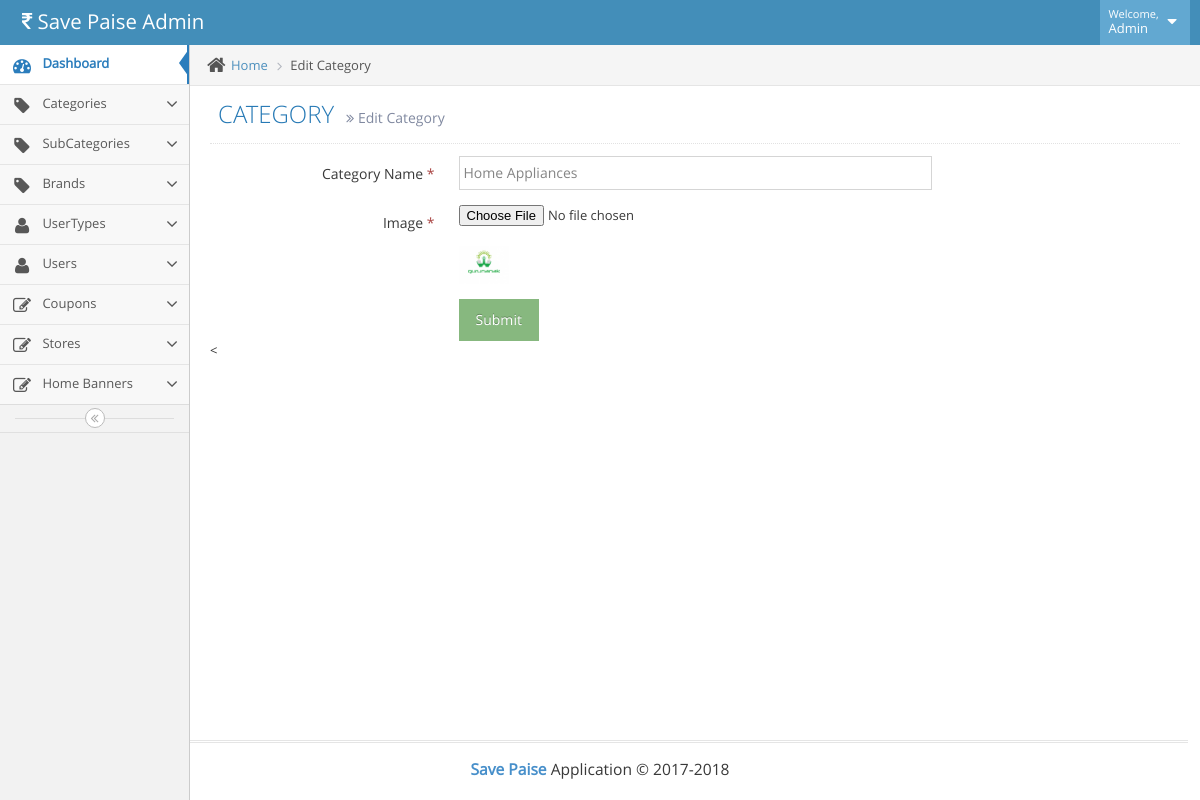
Page /admin/category_edit?catid=1 on the committed database.
### tables this page shows
CREATE TABLE `categories` (
  `cat_id` int(11) NOT NULL,
  `cat_name` varchar(50) NOT NULL,
  `image` varchar(250) NOT NULL,
  `status` int(11) NOT NULL,
  `show_in_search` tinyint(4) NOT NULL DEFAULT '1',
  `sorting` int(11) NOT NULL,
  `show_in_header` int(11) NOT NULL,
  `created_by` int(11) NOT NULL,
  `created_date` datetime NOT NULL,
  `updated_by` int(11) NOT NULL,
  `updated_date` datetime NOT NULL
);

### application/controllers/Admin.php (called while the page is built, shortened)
<?php
class Admin extends CI_Controller {
    function __construct() {
        $this->load->library('form_validation', 'email');
        $this->load->helper('url', 'form', 'html');
        $this->load->library('pagination');
        $this->load->database();
        $this->load->model('addusers_model');
        $this->load->model('category_model');
        $this->load->model('subcategory_model');
        $this->load->model('brand_model');
        $this->load->model('login_model');
        $this->load->model('store_model');
        $this->load->model('coupons_model');
        $this->load->model('banner_model');
    }
    public function category_edit() {
        $data['edit'] = $this->category_model->edit_category();
        $this->load->view('admin/category/edit_category', $data);
    }
}
?>

### index.php (called while the page is built, shortened)
<?php
require_once BASEPATH.'core/CodeIgniter.php';

### application/models/Category_model.php (called while the page is built, shortened)
<?php
class Category_model extends CI_Model {
    public function edit_category() {
        $this->db->where('cat_id', $_GET['catid']);
        $query = $this->db->get('categories')->result_array();
        return $query[0];
    }
}

### application/views/admin/category/edit_category.php (the view, shortened to what this page needs)
<div class="main-container ace-save-state" id="main-container">
    <div class="main-content">
        <div class="main-content-inner">
            <div class="breadcrumbs ace-save-state" id="breadcrumbs">
                <ul class="breadcrumb">
                    <li>
                        <i class="ace-icon fa fa-home home-icon"></i>
                        <a href="<?php echo base_url() ?>admin/index">Home</a>
                    </li>
                    <li class="active">Edit Category</li>
                </ul>
            </div>
            <div class="page-content">
                <div class="page-header">
                    <h1>
                        CATEGORY
                        <small>
                            <i class="ace-icon fa fa-angle-double-right"></i>
                            Edit Category
                        </small>
                    </h1>
                </div>
                <div class="row">
                    <div class="col-xs-12">
                         <form method="post" id="editcategory"  class="form-horizontal" action="<?php echo base_url() . "category/category_edit" ?>" enctype="multipart/form-data" >
                                <div class="form-group">
                                    <label class="col-sm-3 control-label capitalize">Category Name <span class="text-danger">*</span></label>
                                    <div class="col-sm-6">
                                        <input type="text" name="edit_catname" class="form-control capitalize" placeholder="Enter Category"  value="<?php echo $edit['cat_name']; ?>" required/>
                                    </div>
                                </div>
                               <div class="form-group">
                                    <label class="col-sm-3 control-label">Image <span class="text-danger">*</span></label>
                                    <div class="col-sm-6">
                                        <input type="file" name="image_c" id="image_c" size="20"  /><br/>
                                        <img src="<?PHP echo base_url()?>assets/images/icons/<?PHP echo $edit['image']; ?>" width="50px"/>
                                    </div>
                                </div>
                                <div class="row">
                                    <div class="col-sm-9 col-sm-offset-3">
                                        <button type="submit" id="edit_category"  name="edit_category" value="submit"  class="btn btn-success btn-quirk btn-wide mr5">Submit</button>
                                    </div>
                                </div>
                            </form> <
                    </div>
                </div>
            </div>
        </div>
    </div>
</div>

### rows in the picture
categories: edit_catname "Home Appliances", image (picture)
